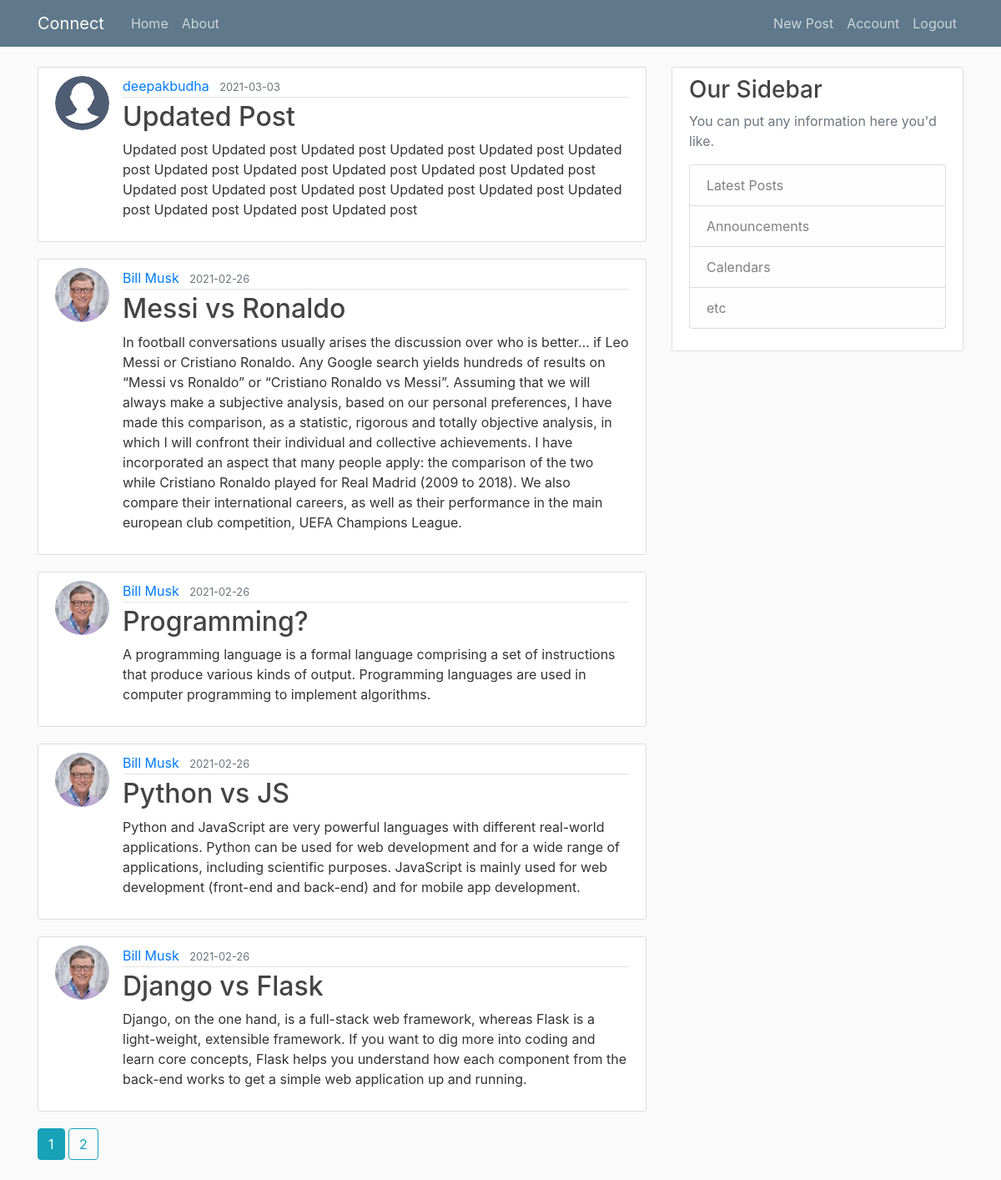
The app's page / (signed in) with its own data.
### flaskblog/models.py (models this page shows, shortened)
class Post(db.Model):
    id = db.Column(db.Integer, primary_key = True)
    title = db.Column(db.String(100), nullable = False)
    date_posted = db.Column(db.DateTime, nullable = False, default = datetime.utcnow)
    content = db.Column(db.Text, nullable = False)
    user_id = db.Column(db.Integer, db.ForeignKey('user.id'), nullable = False)

class User(db.Model, UserMixin):
    id = db.Column(db.Integer, primary_key = True)
    username = db.Column(db.String(20), unique = True, nullable = False)
    email = db.Column(db.String(100), unique = True, nullable = False)
    image_file = db.Column(db.String(20), nullable = False, default = 'default.jpg')
    password = db.Column(db.String(60), nullable = False)
    posts = db.relationship('Post', backref = 'author', lazy = True)

### flaskblog/routes.py (the view)
@app.route("/home")
@app.route("/")
@login_required
def home():
    page = request.args.get('page', 1, type = int)
    posts = Post.query.order_by(Post.date_posted.desc()).paginate(page = page, per_page = 5)
    return render_template('home.html', posts = posts)

### flaskblog/models.py (called while the page is built)
@login_manager.user_loader
def load_user(user_id):
    return User.query.get(int(user_id))

### flaskblog/templates/home.html
{% extends 'layout.html' %}
{% block content %}
    {% for post in posts.items %}
    <article class="media content-section">
      <img class = "rounded-circle article-img" src ="{{ url_for('static', filename = 'profile_pics/' + post.author.image_file) }}">
        <div class="media-body">
          <div class="article-metadata">
            <a class="mr-2" href="{{ url_for('user_posts', username = post.author.username) }}">{{ post.author.username }}</a>
            <small class="text-muted">{{ post.date_posted.strftime('%Y-%m-%d')}}</small>
          </div>
          <h2><a class="article-title" href="{{ url_for('post', post_id = post.id) }}">{{ post.title }}</a></h2>
          <p class="article-content">{{ post.content }}</p>
        </div>
      </article>
    {% endfor %}
    {% for page_num in posts.iter_pages(left_edge = 1, right_edge = 1, left_current = 1, right_current = 2) %}
      {% if page_num %}
        {% if posts.page == page_num %}
          <a class = "btn btn-info mb-4" href = "{{url_for('home', page = page_num)}}">{{page_num}}</a>
        {% else %}
          <a class = "btn btn-outline-info mb-4" href = "{{url_for('home', page = page_num)}}">{{page_num}}</a>
        {% endif %}
      {% else%}
        .....
      {% endif %}
    {% endfor %}
{% endblock content %}

### flaskblog/static/main.css (style rules this page uses)
body { background: #fafafa; color: #333333; margin-top: 5rem; }
h1, h2, h3, h4, h5, h6 { color: #444444; }
.content-section { background: #ffffff; padding: 10px 20px; border: 1px solid #dddddd; border-radius: 3px; margin-bottom: 20px; }
.article-title { color: #444444; }
.article-content { white-space: pre-line; }
.article-img { height: 65px; width: 65px; margin-right: 16px; }
.article-metadata { padding-bottom: 1px; margin-bottom: 4px; border-bottom: 1px solid #e3e3e3 }

### records on screen
Post: image_file (placeholder picture), author.username "deepakbudha", date_posted "2021-03-03", title "Updated Post", content "Updated post Updated post Updated post Updated post Updated post Updated post Updated post Updated post Updated post Updated post Updated post Updated post Updated post Updated post Updated post Updated post Updated post Updated post Updated post Updated post"
Post: image_file (picture), author.username "Bill Musk", date_posted "2021-02-26", title "Messi vs Ronaldo", content "In football conversations usually arises the discussion over who is better… if Leo Messi or Cristiano Ronaldo. Any Google search yields hundreds of results on “Messi vs Ronaldo” or “Cristiano Ronaldo vs Messi”. Assuming that we will always make a subjective analysis, based on our personal preferences, I have made this comparison, as a statistic, rigorous and totally objective analysis, in which I will confront their individual and collective achievements. I have incorporated an aspect that many people apply: the comparison of the two while Cristiano Ronaldo played for Real Madrid (2009 to 2018). We also compare their international careers, as well as their performance in the main european…"
Post: image_file (picture), author.username "Bill Musk", date_posted "2021-02-26", title "Programming?", content "A programming language is a formal language comprising a set of instructions that produce various kinds of output. Programming languages are used in computer programming to implement algorithms."
Post: image_file (picture), author.username "Bill Musk", date_posted "2021-02-26", title "Python vs JS", content "Python and JavaScript are very powerful languages with different real-world applications. Python can be used for web development and for a wide range of applications, including scientific purposes. JavaScript is mainly used for web development (front-end and back-end) and for mobile app development."
Post: image_file (picture), author.username "Bill Musk", date_posted "2021-02-26", title "Django vs Flask", content "Django, on the one hand, is a full-stack web framework, whereas Flask is a light-weight, extensible framework. If you want to dig more into coding and learn core concepts, Flask helps you understand how each component from the back-end works to get a simple web application up and running."

### other values on screen
{{ page_num }} "1"
{{ page_num }} "2"
